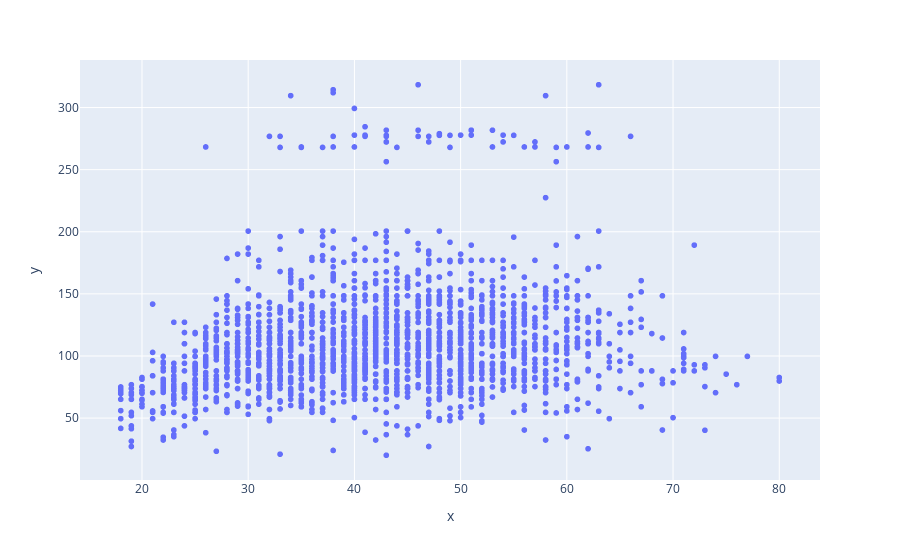

Source (notebook cell):
### Code cell
data_x = data["age"]
data_y = data["wage"]

# Dividing data into train and validation dataset
from sklearn.model_selection import train_test_split
train_x, valid_x, train_y, valid_y = train_test_split(data_x, data_y, test_size=0.33, random_state=1)

# visualize relationship between age and wage
fig = px.scatter(x=train_x, y=train_y)
fig.show()

### Figure 1 — Plotly figure (JSON) as saved in the notebook; plotly's stock layout.template omitted (floating-point values rounded to 4 significant figures; data arrays with more than 128 entries replaced by an {"elided": "..."} marker saying what was removed)
{"data": [{"hoverlabel": {"namelength": 0}, "hovertemplate": "x=%{x}<br>y=%{y}", "legendgroup": "", "marker": {"color": "#636efa", "symbol": "circle"}, "mode": "markers", "name": "", "showlegend": false, "type": "scattergl", "x": {"elided": "2010 int values"}, "xaxis": "x", "y": {"elided": "2010 float values"}, "yaxis": "y"}], "layout": {"legend": {"tracegroupgap": 0}, "margin": {"t": 60}, "xaxis": {"anchor": "y", "domain": [0, 1], "title": {"text": "x"}}, "yaxis": {"anchor": "x", "domain": [0, 1], "title": {"text": "y"}}}}
